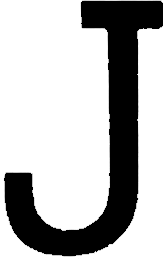
#> input picture simboli/jack.png, 163 x 259 px
$ python test.py --image simboli/jack.png   (older library calls are emulated)
#> lines starting #> are read from the running program, lines starting #| are printed output that depends on the picture; after the words box and inside, x2 and y2 are one past the last pixel; in counts of white or black regions, pixels touching at a corner belong together
import sys
sys.dont_write_bytecode = True

from transformation import transform
import imutils, numpy as np, cv2, argparse
from skimage.filter import threshold_adaptive
from skimage import img_as_ubyte
from imgproc import *
from classification import *
import time
from glob import glob


# fensi uredjivanje za pozivanje programa
ap = argparse.ArgumentParser()
ap.add_argument('-i', '--image', required=True, help="Path to image")
# ap.add_argument('-t', '--templates', required=True, help="Path to templates image")
args = vars(ap.parse_args())


# for image_path in glob(args["image"] + "/*.jpg"):
start_time = time.time()
image = cv2.imread(args["image"])
#> image is the input picture: shape (259, 163, 3); min 0, max 255, mean 181.4
ratio, orig = image.shape[0] / 350., image.copy()  # keep track of original image
#> ratio = 0.74

image = imutils.resize(image, height=350)
#> image: shape (350, 220, 3)

gray = cv2.cvtColor(image, cv2.COLOR_BGR2GRAY)  # convert to grayscale
# [4 lines of commented-out code are left out]
gray = cv2.GaussianBlur(gray, (5, 5), 0)  # reduce noise
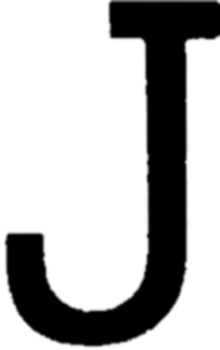
#> gray: shape (350, 220); min 0, max 255, mean 181.3
# cv2.imwrite('blurred.jpg', gray)
edged_img = cv2.Canny(gray, 75, 200)  # wide threshold za cannya
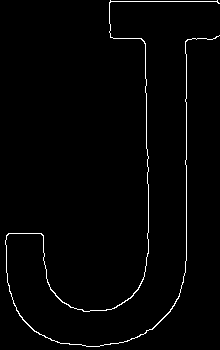
#> edged_img: shape (350, 220); 1.7% white in thin lines or dots
# [9 lines of commented-out code are left out]
(contours, _) = cv2.findContours(edged_img.copy(), cv2.RETR_LIST, cv2.CHAIN_APPROX_SIMPLE)
#> contours = 1 contour; box (x1, y1, x2, y2) and area: (5, 0, 220, 347) 135
# cv2.drawContours(image, contours, -1, (0, 255, 0), 2)
# cv2.imwrite('sve_konture.jpg', image.copy())
# od svih kontura, uzima najvece 4 te ih sortira silazno po povrsini konture
contours = sorted(contours, key=cv2.contourArea, reverse=True)[:5]
#> (the run stopped early here; a loop or call above may not have finished)
